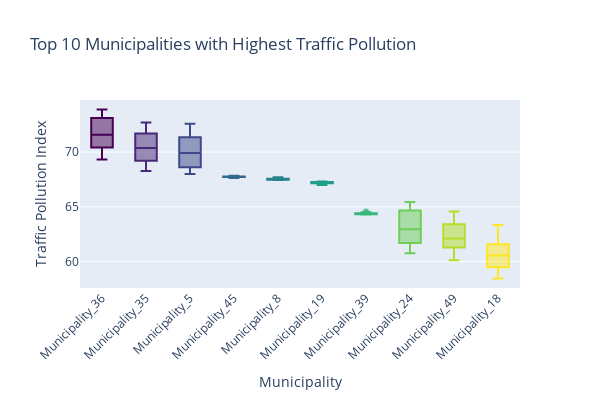
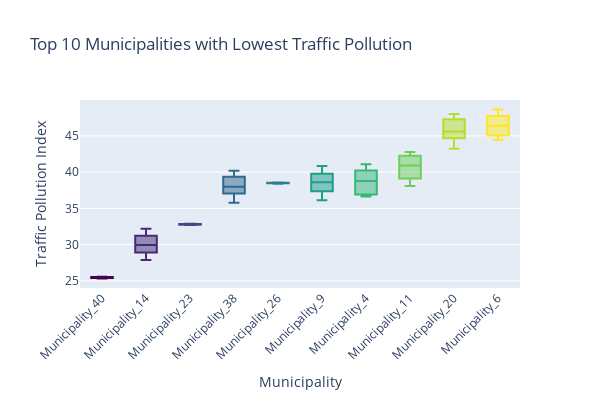

Here is the notebook cell these charts were saved with, in order:
### Code cell
pollution_medians = mu.groupby("Municipality")["Traffic_Pollution"].median()

top_10_max = pollution_medians.nlargest(10)
top_10_min = pollution_medians.nsmallest(10)

mu_top_max = mu[mu["Municipality"].isin(top_10_max.index)]
mu_top_min = mu[mu["Municipality"].isin(top_10_min.index)]

viridis_colors = px.colors.sequential.Viridis

max_colors = {mun: viridis_colors[i] for i, mun in enumerate(top_10_max.index)}
min_colors = {mun: viridis_colors[i] for i, mun in enumerate(top_10_min.index)}


fig_max = px.box(mu_top_max, x="Municipality", y="Traffic_Pollution", color="Municipality",
                 title="Top 10 Municipalities with Highest Traffic Pollution",
                 category_orders={"Municipality": top_10_max.index})

fig_min = px.box(mu_top_min, x="Municipality", y="Traffic_Pollution", color="Municipality",
                 title="Top 10 Municipalities with Lowest Traffic Pollution",
                 category_orders={"Municipality": top_10_min.index})

# Apply manually assigned Viridis colors
fig_max.for_each_trace(lambda t: t.update(marker=dict(color=max_colors[t.name])))
fig_min.for_each_trace(lambda t: t.update(marker=dict(color=min_colors[t.name])))

for fig in [fig_max, fig_min]:
    fig.update_layout(
        xaxis_title="Municipality",
        yaxis_title="Traffic Pollution Index",
        width=600, height=400,
        xaxis_tickangle=-45,
        font=dict(size=12),
        showlegend=False  
    )
    fig.update_traces(marker=dict(opacity=0.8))  

fig_max.show()
fig_min.show()

### Figure 1 — Plotly figure (JSON) as saved in the notebook; plotly's stock layout.template omitted (floating-point values rounded to 4 significant figures)
{"data": [{"alignmentgroup": "True", "hovertemplate": "Municipality=%{x}<br>Traffic_Pollution=%{y}<extra></extra>", "legendgroup": "Municipality_36", "marker": {"color": "#440154", "opacity": 0.8}, "name": "Municipality_36", "notched": false, "offsetgroup": "Municipality_36", "orientation": "v", "showlegend": true, "type": "box", "x": ["Municipality_36", "Municipality_36", "Municipality_36", "Municipality_36", "Municipality_36", "Municipality_36", "Municipality_36", "Municipality_36", "Municipality_36", "Municipality_36"], "x0": " ", "xaxis": "x", "y": [69.33, 69.95, 70.42, 70.8, 71.28, 71.91, 72.32, 73.12, 73.23, 73.9], "y0": " ", "yaxis": "y"}, {"alignmentgroup": "True", "hovertemplate": "Municipality=%{x}<br>Traffic_Pollution=%{y}<extra></extra>", "legendgroup": "Municipality_35", "marker": {"color": "#482878", "opacity": 0.8}, "name": "Municipality_35", "notched": false, "offsetgroup": "Municipality_35", "orientation": "v", "showlegend": true, "type": "box", "x": ["Municipality_35", "Municipality_35", "Municipality_35", "Municipality_35", "Municipality_35", "Municipality_35", "Municipality_35", "Municipality_35", "Municipality_35", "Municipality_35"], "x0": " ", "xaxis": "x", "y": [68.26, 68.67, 69.22, 70.01, 70.33, 70.43, 71.07, 71.71, 72.51, 72.7], "y0": " ", "yaxis": "y"}, {"alignmentgroup": "True", "hovertemplate": "Municipality=%{x}<br>Traffic_Pollution=%{y}<extra></extra>", "legendgroup": "Municipality_5", "marker": {"color": "#3e4989", "opacity": 0.8}, "name": "Municipality_5", "notched": false, "offsetgroup": "Municipality_5", "orientation": "v", "showlegend": true, "type": "box", "x": ["Municipality_5", "Municipality_5", "Municipality_5", "Municipality_5", "Municipality_5", "Municipality_5", "Municipality_5", "Municipality_5", "Municipality_5", "Municipality_5"], "x0": " ", "xaxis": "x", "y": [68.0, 68.45, 68.63, 69.04, 69.42, 70.43, 71.03, 71.36, 72.13, 72.58], "y0": " ", "yaxis": "y"}, {"alignmentgroup": "True", "hovertemplate": "Municipality=%{x}<br>Traffic_Pollution=%{y}<extra></extra>", "legendgroup": "Municipality_45", "marker": {"color": "#31688e", "opacity": 0.8}, "name": "Municipality_45", "notched": false, "offsetgroup": "Municipality_45", "orientation": "v", "showlegend": true, "type": "box", "x": ["Municipality_45", "Municipality_45", "Municipality_45", "Municipality_45", "Municipality_45", "Municipality_45", "Municipality_45", "Municipality_45", "Municipality_45", "Municipality_45"], "x0": " ", "xaxis": "x", "y": [67.69, 67.8, 67.72, 67.74, 67.64, 67.78, 67.84, 67.76, 67.73, 67.75], "y0": " ", "yaxis": "y"}, {"alignmentgroup": "True", "hovertemplate": "Municipality=%{x}<br>Traffic_Pollution=%{y}<extra></extra>", "legendgroup": "Municipality_8", "marker": {"color": "#26828e", "opacity": 0.8}, "name": "Municipality_8", "notched": false, "offsetgroup": "Municipality_8", "orientation": "v", "showlegend": true, "type": "box", "x": ["Municipality_8", "Municipality_8", "Municipality_8", "Municipality_8", "Municipality_8", "Municipality_8", "Municipality_8", "Municipality_8", "Municipality_8", "Municipality_8"], "x0": " ", "xaxis": "x", "y": [67.58, 67.57, 67.47, 67.46, 67.47, 67.51, 67.71, 67.53, 67.49, 67.61], "y0": " ", "yaxis": "y"}, {"alignmentgroup": "True", "hovertemplate": "Municipality=%{x}<br>Traffic_Pollution=%{y}<extra></extra>", "legendgroup": "Municipality_19", "marker": {"color": "#1f9e89", "opacity": 0.8}, "name": "Municipality_19", "notched": false, "offsetgroup": "Municipality_19", "orientation": "v", "showlegend": true, "type": "box", "x": ["Municipality_19", "Municipality_19", "Municipality_19", "Municipality_19", "Municipality_19", "Municipality_19", "Municipality_19", "Municipality_19", "Municipality_19", "Municipality_19"], "x0": " ", "xaxis": "x", "y": [67.15, 67.19, 67.26, 67.32, null, 67.0, 67.14, 67.21, 67.29, 67.2], "y0": " ", "yaxis": "y"}, {"alignmentgroup": "True", "hovertemplate": "Municipality=%{x}<br>Traffic_Pollution=%{y}<extra></extra>", "legendgroup": "Municipality_39", "marker": {"color": "#35b779", "opacity": 0.8}, "name": "Municipality_39", "notched": false, "offsetgroup": "Municipality_39", "orientation": "v", "showlegend": true, "type": "box", "x": ["Municipality_39", "Municipality_39", "Municipality_39", "Municipality_39", "Municipality_39", "Municipality_39", "Municipality_39", "Municipality_39", "Municipality_39", "Municipality_39"], "x0": " ", "xaxis": "x", "y": [64.41, 64.29, 64.56, 64.33, 64.33, 64.35, 64.36, 64.38, 64.5, 64.29], "y0": " ", "yaxis": "y"}, {"alignmentgroup": "True", "hovertemplate": "Municipality=%{x}<br>Traffic_Pollution=%{y}<extra></extra>", "legendgroup": "Municipality_24", "marker": {"color": "#6ece58", "opacity": 0.8}, "name": "Municipality_24", "notched": false, "offsetgroup": "Municipality_24", "orientation": "v", "showlegend": true, "type": "box", "x": ["Municipality_24", "Municipality_24", "Municipality_24", "Municipality_24", "Municipality_24", "Municipality_24", "Municipality_24", "Municipality_24", "Municipality_24", "Municipality_24"], "x0": " ", "xaxis": "x", "y": [60.76, 60.97, 61.69, 61.87, 62.67, 63.24, 63.59, 64.67, 64.91, 65.45], "y0": " ", "yaxis": "y"}, {"alignmentgroup": "True", "hovertemplate": "Municipality=%{x}<br>Traffic_Pollution=%{y}<extra></extra>", "legendgroup": "Municipality_49", "marker": {"color": "#b5de2b", "opacity": 0.8}, "name": "Municipality_49", "notched": false, "offsetgroup": "Municipality_49", "orientation": "v", "showlegend": true, "type": "box", "x": ["Municipality_49", "Municipality_49", "Municipality_49", "Municipality_49", "Municipality_49", "Municipality_49", "Municipality_49", "Municipality_49", "Municipality_49", "Municipality_49"], "x0": " ", "xaxis": "x", "y": [60.11, 61.01, 61.29, 61.6, 61.66, 62.54, 63.21, 63.42, 63.82, 64.57], "y0": " ", "yaxis": "y"}, {"alignmentgroup": "True", "hovertemplate": "Municipality=%{x}<br>Traffic_Pollution=%{y}<extra></extra>", "legendgroup": "Municipality_18", "marker": {"color": "#fde725", "opacity": 0.8}, "name": "Municipality_18", "notched": false, "offsetgroup": "Municipality_18", "orientation": "v", "showlegend": true, "type": "box", "x": ["Municipality_18", "Municipality_18", "Municipality_18", "Municipality_18", "Municipality_18", "Municipality_18", "Municipality_18", "Municipality_18", "Municipality_18", "Municipality_18"], "x0": " ", "xaxis": "x", "y": [58.44, 58.88, 59.48, 59.81, 60.26, 60.83, 61.2, 61.57, 62.37, 63.34], "y0": " ", "yaxis": "y"}], "layout": {"boxmode": "overlay", "font": {"size": 12}, "height": 400, "legend": {"title": {"text": "Municipality"}, "tracegroupgap": 0}, "showlegend": false, "title": {"text": "Top 10 Municipalities with Highest Traffic Pollution"}, "width": 600, "xaxis": {"anchor": "y", "categoryarray": ["Municipality_36", "Municipality_35", "Municipality_5", "Municipality_45", "Municipality_8", "Municipality_19", "Municipality_39", "Municipality_24", "Municipality_49", "Municipality_18"], "categoryorder": "array", "domain": [0, 1], "tickangle": -45, "title": {"text": "Municipality"}}, "yaxis": {"anchor": "x", "domain": [0, 1], "title": {"text": "Traffic Pollution Index"}}}}

### Figure 2 — Plotly figure (JSON) as saved in the notebook; plotly's stock layout.template omitted (floating-point values rounded to 4 significant figures)
{"data": [{"alignmentgroup": "True", "hovertemplate": "Municipality=%{x}<br>Traffic_Pollution=%{y}<extra></extra>", "legendgroup": "Municipality_40", "marker": {"color": "#440154", "opacity": 0.8}, "name": "Municipality_40", "notched": false, "offsetgroup": "Municipality_40", "orientation": "v", "showlegend": true, "type": "box", "x": ["Municipality_40", "Municipality_40", "Municipality_40", "Municipality_40", "Municipality_40", "Municipality_40", "Municipality_40", "Municipality_40", "Municipality_40", "Municipality_40"], "x0": " ", "xaxis": "x", "y": [25.4, 25.45, 25.49, 25.56, 25.5, 25.39, 25.32, 25.56, 25.46, 25.54], "y0": " ", "yaxis": "y"}, {"alignmentgroup": "True", "hovertemplate": "Municipality=%{x}<br>Traffic_Pollution=%{y}<extra></extra>", "legendgroup": "Municipality_14", "marker": {"color": "#482878", "opacity": 0.8}, "name": "Municipality_14", "notched": false, "offsetgroup": "Municipality_14", "orientation": "v", "showlegend": true, "type": "box", "x": ["Municipality_14", "Municipality_14", "Municipality_14", "Municipality_14", "Municipality_14", "Municipality_14", "Municipality_14", "Municipality_14", "Municipality_14", "Municipality_14"], "x0": " ", "xaxis": "x", "y": [27.88, 28.24, 28.92, 29.24, 29.42, 30.51, 31.23, 31.19, 31.57, 32.18], "y0": " ", "yaxis": "y"}, {"alignmentgroup": "True", "hovertemplate": "Municipality=%{x}<br>Traffic_Pollution=%{y}<extra></extra>", "legendgroup": "Municipality_23", "marker": {"color": "#3e4989", "opacity": 0.8}, "name": "Municipality_23", "notched": false, "offsetgroup": "Municipality_23", "orientation": "v", "showlegend": true, "type": "box", "x": ["Municipality_23", "Municipality_23", "Municipality_23", "Municipality_23", "Municipality_23", "Municipality_23", "Municipality_23", "Municipality_23", "Municipality_23", "Municipality_23"], "x0": " ", "xaxis": "x", "y": [32.73, 32.88, 32.84, 32.73, 32.73, null, 32.85, 32.9, 32.71, 32.77], "y0": " ", "yaxis": "y"}, {"alignmentgroup": "True", "hovertemplate": "Municipality=%{x}<br>Traffic_Pollution=%{y}<extra></extra>", "legendgroup": "Municipality_38", "marker": {"color": "#31688e", "opacity": 0.8}, "name": "Municipality_38", "notched": false, "offsetgroup": "Municipality_38", "orientation": "v", "showlegend": true, "type": "box", "x": ["Municipality_38", "Municipality_38", "Municipality_38", "Municipality_38", "Municipality_38", "Municipality_38", "Municipality_38", "Municipality_38", "Municipality_38", "Municipality_38"], "x0": " ", "xaxis": "x", "y": [35.79, 36.18, 37.05, 37.33, 37.59, 38.36, 39.08, 39.36, 39.98, 40.2], "y0": " ", "yaxis": "y"}, {"alignmentgroup": "True", "hovertemplate": "Municipality=%{x}<br>Traffic_Pollution=%{y}<extra></extra>", "legendgroup": "Municipality_26", "marker": {"color": "#26828e", "opacity": 0.8}, "name": "Municipality_26", "notched": false, "offsetgroup": "Municipality_26", "orientation": "v", "showlegend": true, "type": "box", "x": ["Municipality_26", "Municipality_26", "Municipality_26", "Municipality_26", "Municipality_26", "Municipality_26", "Municipality_26", "Municipality_26", "Municipality_26", "Municipality_26"], "x0": " ", "xaxis": "x", "y": [38.5, 38.46, 38.53, 38.55, 38.52, 38.56, 38.39, 38.53, 38.45, 38.57], "y0": " ", "yaxis": "y"}, {"alignmentgroup": "True", "hovertemplate": "Municipality=%{x}<br>Traffic_Pollution=%{y}<extra></extra>", "legendgroup": "Municipality_9", "marker": {"color": "#1f9e89", "opacity": 0.8}, "name": "Municipality_9", "notched": false, "offsetgroup": "Municipality_9", "orientation": "v", "showlegend": true, "type": "box", "x": ["Municipality_9", "Municipality_9", "Municipality_9", "Municipality_9", "Municipality_9", "Municipality_9", "Municipality_9", "Municipality_9", "Municipality_9", "Municipality_9"], "x0": " ", "xaxis": "x", "y": [36.12, 36.71, 37.37, 37.76, 38.67, 38.53, 39.67, 39.76, 40.14, 40.85], "y0": " ", "yaxis": "y"}, {"alignmentgroup": "True", "hovertemplate": "Municipality=%{x}<br>Traffic_Pollution=%{y}<extra></extra>", "legendgroup": "Municipality_4", "marker": {"color": "#35b779", "opacity": 0.8}, "name": "Municipality_4", "notched": false, "offsetgroup": "Municipality_4", "orientation": "v", "showlegend": true, "type": "box", "x": ["Municipality_4", "Municipality_4", "Municipality_4", "Municipality_4", "Municipality_4", "Municipality_4", "Municipality_4", "Municipality_4", "Municipality_4", "Municipality_4"], "x0": " ", "xaxis": "x", "y": [36.91, 36.64, 36.9, 37.63, 38.62, 38.94, 39.44, 40.23, 40.24, 41.09], "y0": " ", "yaxis": "y"}, {"alignmentgroup": "True", "hovertemplate": "Municipality=%{x}<br>Traffic_Pollution=%{y}<extra></extra>", "legendgroup": "Municipality_11", "marker": {"color": "#6ece58", "opacity": 0.8}, "name": "Municipality_11", "notched": false, "offsetgroup": "Municipality_11", "orientation": "v", "showlegend": true, "type": "box", "x": ["Municipality_11", "Municipality_11", "Municipality_11", "Municipality_11", "Municipality_11", "Municipality_11", "Municipality_11", "Municipality_11", "Municipality_11", "Municipality_11"], "x0": " ", "xaxis": "x", "y": [38.09, 38.48, 39.11, 39.86, 40.65, 41.19, 41.47, 42.52, 42.26, 42.76], "y0": " ", "yaxis": "y"}, {"alignmentgroup": "True", "hovertemplate": "Municipality=%{x}<br>Traffic_Pollution=%{y}<extra></extra>", "legendgroup": "Municipality_20", "marker": {"color": "#b5de2b", "opacity": 0.8}, "name": "Municipality_20", "notched": false, "offsetgroup": "Municipality_20", "orientation": "v", "showlegend": true, "type": "box", "x": ["Municipality_20", "Municipality_20", "Municipality_20", "Municipality_20", "Municipality_20", "Municipality_20", "Municipality_20", "Municipality_20", "Municipality_20", "Municipality_20"], "x0": " ", "xaxis": "x", "y": [43.2, 44.16, 44.75, 44.67, 45.35, 45.83, 46.46, 47.29, 47.28, 48.01], "y0": " ", "yaxis": "y"}, {"alignmentgroup": "True", "hovertemplate": "Municipality=%{x}<br>Traffic_Pollution=%{y}<extra></extra>", "legendgroup": "Municipality_6", "marker": {"color": "#fde725", "opacity": 0.8}, "name": "Municipality_6", "notched": false, "offsetgroup": "Municipality_6", "orientation": "v", "showlegend": true, "type": "box", "x": ["Municipality_6", "Municipality_6", "Municipality_6", "Municipality_6", "Municipality_6", "Municipality_6", "Municipality_6", "Municipality_6", "Municipality_6", "Municipality_6"], "x0": " ", "xaxis": "x", "y": [44.45, 44.56, 45.06, 45.8, 46.29, 46.5, 47.65, 47.72, 48.04, 48.65], "y0": " ", "yaxis": "y"}], "layout": {"boxmode": "overlay", "font": {"size": 12}, "height": 400, "legend": {"title": {"text": "Municipality"}, "tracegroupgap": 0}, "showlegend": false, "title": {"text": "Top 10 Municipalities with Lowest Traffic Pollution"}, "width": 600, "xaxis": {"anchor": "y", "categoryarray": ["Municipality_40", "Municipality_14", "Municipality_23", "Municipality_38", "Municipality_26", "Municipality_9", "Municipality_4", "Municipality_11", "Municipality_20", "Municipality_6"], "categoryorder": "array", "domain": [0, 1], "tickangle": -45, "title": {"text": "Municipality"}}, "yaxis": {"anchor": "x", "domain": [0, 1], "title": {"text": "Traffic Pollution Index"}}}}
